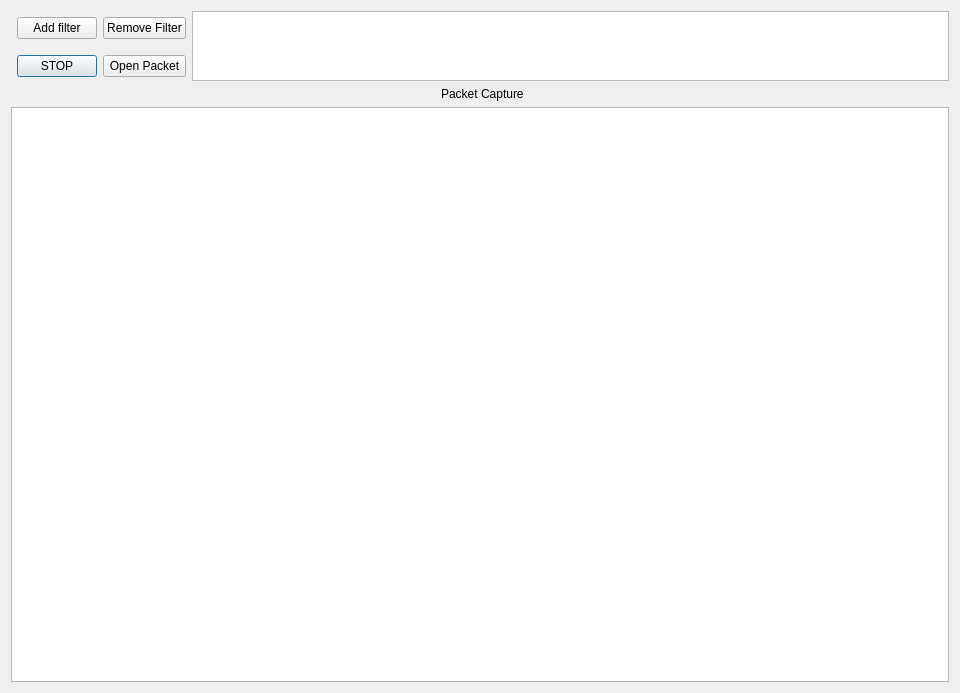
<?xml version="1.0" encoding="UTF-8"?>
<ui version="4.0">
 <class>Dialog</class>
 <widget class="QDialog" name="Dialog">
  <property name="geometry">
   <rect>
    <x>0</x>
    <y>0</y>
    <width>960</width>
    <height>693</height>
   </rect>
  </property>
  <property name="windowTitle">
   <string>Dialog</string>
  </property>
  <layout class="QGridLayout" name="gridLayout_2">
   <item row="0" column="0">
    <layout class="QVBoxLayout" name="verticalLayout">
     <item>
      <layout class="QGridLayout" name="gridLayout">
       <item row="3" column="1" colspan="3" alignment="Qt::AlignHCenter">
        <widget class="QLabel" name="titleLabel">
         <property name="text">
          <string>Packet Capture</string>
         </property>
        </widget>
       </item>
       <item row="2" column="1">
        <widget class="QPushButton" name="startCaptureButton">
         <property name="text">
          <string>STOP</string>
         </property>
        </widget>
       </item>
       <item row="1" column="1">
        <widget class="QPushButton" name="addFilterButton">
         <property name="text">
          <string>Add filter</string>
         </property>
        </widget>
       </item>
       <item row="4" column="0" colspan="4">
        <widget class="QListView" name="packetsListView"/>
       </item>
       <item row="1" column="3" rowspan="2">
        <widget class="QListView" name="filtersListView"/>
       </item>
       <item row="1" column="2">
        <widget class="QPushButton" name="removeFilterButton">
         <property name="text">
          <string>Remove Filter</string>
         </property>
        </widget>
       </item>
       <item row="2" column="2">
        <widget class="QPushButton" name="openPacketButton">
         <property name="text">
          <string>Open Packet</string>
         </property>
        </widget>
       </item>
      </layout>
     </item>
    </layout>
   </item>
  </layout>
 </widget>
 <resources/>
 <connections/>
</ui>
